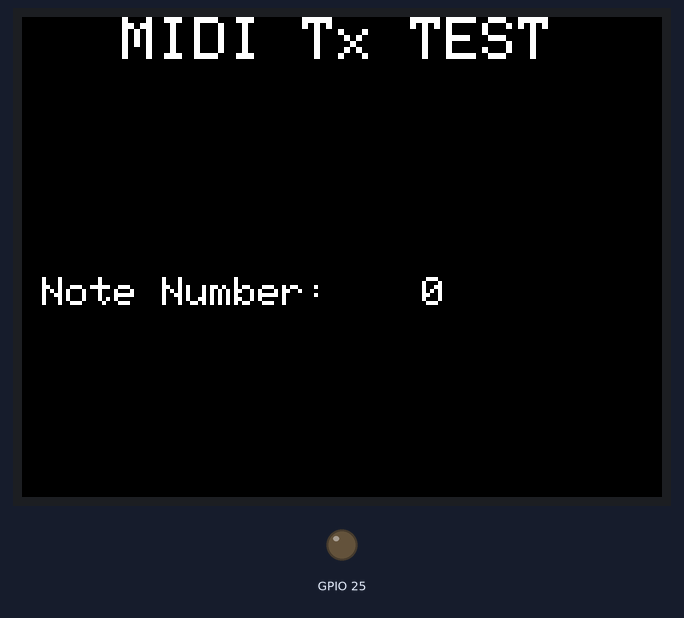
This sketch was run on a simulated ESP32. Shown: 320×240 colour display, output pins drawn as LEDs (lit = HIGH). MIDI output is not drawn.

Above: at 0.2 s.

The sketch:

M5Stack_MIDI_T_test.ino
```cpp
#include <M5Stack.h>
#include <MIDI.h>
MIDI_CREATE_INSTANCE(HardwareSerial, Serial2, MIDI);

void setup() {
  M5.begin();
  dacWrite(25, 0); // Speaker OFF
  MIDI.begin();
  MIDI.turnThruOff();
  M5.Lcd.setTextSize(3);
  M5.Lcd.setCursor(50, 0);
  M5.Lcd.print("MIDI Tx TEST");
  M5.Lcd.setTextSize(2);
  M5.Lcd.setCursor(10, 130);
  M5.Lcd.print("Note Number:");
}

void loop() {
  MIDI.sendNoteOn(0, 127, 1);    // Send a Note (pitch 0, velo 127 on channel 1)
  M5.Lcd.setCursor(200, 130);
  M5.Lcd.printf("0");
  delay(1000);                // Wait for a second
  MIDI.sendNoteOff(0, 0, 1);
  M5.Lcd.setCursor(200, 130);
  M5.Lcd.printf(" ");
  delay(1000);
  MIDI.sendNoteOn(1, 127, 1);    // Send a Note (pitch 1, velo 127 on channel 1)
  M5.Lcd.setCursor(200, 130);
  M5.Lcd.printf("1");
  delay(1000);                // Wait for a second
  MIDI.sendNoteOff(1, 0, 1);
  M5.Lcd.setCursor(200, 130);
  M5.Lcd.printf(" ");
  delay(1000);
}
```
